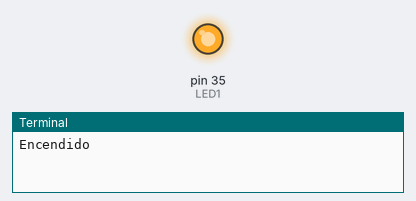
The program below on a simulated Raspberry Pi (header pin numbers). Shown: output pins drawn as LEDs (lit = HIGH), the last lines printed to the terminal.

Above: at 1.5 s.
At 4.5 s:
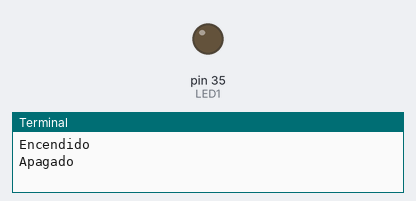
Timing chart, 0 to 7.8 s (numbered marks = the images above):
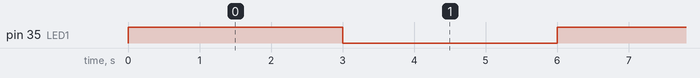

Measured:
- by itself, pin 35 (LED1): alternates HIGH for 3.0 s and LOW for 3.0 s

The program:

Script.py
```python
#Este libreria de controlar los GPIO
import RPi.GPIO as GPIO
#Libreria que se encarga de realizar pausa
from time import sleep

#Colocar modo de los pines
GPIO.setmode(GPIO.BOARD)

#Seleccionamos en numero de puerto
LED1 = 35

#Seleccionar salida
GPIO.setup(LED1, GPIO.OUT)

#Configuracion Serial

try:
   while True:
      print("Encendido")
      GPIO.output(LED1, GPIO.HIGH)
      sleep(3)
      GPIO.output(LED1, GPIO.LOW)
      print("Apagado")
      sleep(3)


except KeyboardInterrupt:
      GPIO.cleanup()
```
